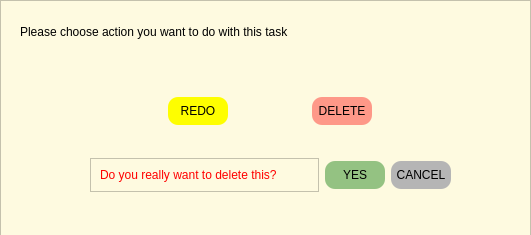
<?xml version="1.0" encoding="UTF-8"?>
<ui version="4.0">
 <class>Dialog</class>
 <widget class="QDialog" name="Dialog">
  <property name="geometry">
   <rect>
    <x>0</x>
    <y>0</y>
    <width>531</width>
    <height>235</height>
   </rect>
  </property>
  <property name="windowTitle">
   <string>Dialog</string>
  </property>
  <widget class="QFrame" name="frame">
   <property name="geometry">
    <rect>
     <x>0</x>
     <y>0</y>
     <width>531</width>
     <height>241</height>
    </rect>
   </property>
   <property name="styleSheet">
    <string notr="true">background-color: rgb(254, 250, 224);</string>
   </property>
   <property name="frameShape">
    <enum>QFrame::StyledPanel</enum>
   </property>
   <property name="frameShadow">
    <enum>QFrame::Raised</enum>
   </property>
   <widget class="QLabel" name="direction">
    <property name="geometry">
     <rect>
      <x>20</x>
      <y>20</y>
      <width>501</width>
      <height>24</height>
     </rect>
    </property>
    <property name="styleSheet">
     <string notr="true">	font: 75 12pt &quot;AvenirNext LT Pro Bold&quot;;
</string>
    </property>
    <property name="text">
     <string>Please choose action you want to do with this task</string>
    </property>
   </widget>
   <widget class="QWidget" name="layoutWidget">
    <property name="geometry">
     <rect>
      <x>90</x>
      <y>70</y>
      <width>361</width>
      <height>151</height>
     </rect>
    </property>
    <layout class="QVBoxLayout" name="verticalLayout">
     <item>
      <layout class="QHBoxLayout" name="option">
       <item>
        <widget class="QPushButton" name="Redo">
         <property name="maximumSize">
          <size>
           <width>60</width>
           <height>28</height>
          </size>
         </property>
         <property name="cursor">
          <cursorShape>PointingHandCursor</cursorShape>
         </property>
         <property name="styleSheet">
          <string notr="true">QPushButton#Redo{
   background-color:rgb(254, 254, 0);
	border-radius: 10px;
}

QPushButton:hover#Redo{
   background-color:rgb(200, 162, 7);
	border-radius: 10px;
	color: rgb(255, 255, 255);
	font: 75 7pt &quot;AvenirNext LT Pro Bold&quot;;
	
}</string>
         </property>
         <property name="text">
          <string>REDO</string>
         </property>
        </widget>
       </item>
       <item>
        <widget class="QPushButton" name="delete_Redo">
         <property name="maximumSize">
          <size>
           <width>60</width>
           <height>28</height>
          </size>
         </property>
         <property name="cursor">
          <cursorShape>PointingHandCursor</cursorShape>
         </property>
         <property name="styleSheet">
          <string notr="true">QPushButton#delete_Redo{
   background-color:rgba(255, 0, 0,100);
	border-radius: 10px;
}

QPushButton:hover#delete_Redo{
   background-color:rgb(212, 0, 0);
	border-radius: 10px;
	color: rgb(255, 255, 255);
	font: 75 7pt &quot;AvenirNext LT Pro Bold&quot;;
	
}</string>
         </property>
         <property name="text">
          <string>DELETE</string>
         </property>
        </widget>
       </item>
      </layout>
     </item>
     <item>
      <layout class="QHBoxLayout" name="confirmationBox">
       <item>
        <widget class="QFrame" name="frame_3">
         <property name="frameShape">
          <enum>QFrame::StyledPanel</enum>
         </property>
         <property name="frameShadow">
          <enum>QFrame::Raised</enum>
         </property>
         <layout class="QHBoxLayout" name="horizontalLayout_3">
          <item>
           <widget class="QLabel" name="confirmation">
            <property name="styleSheet">
             <string notr="true">color: rgb(255, 0, 0);</string>
            </property>
            <property name="text">
             <string>Do you really want to delete this?</string>
            </property>
           </widget>
          </item>
         </layout>
        </widget>
       </item>
       <item>
        <widget class="QPushButton" name="confirm">
         <property name="maximumSize">
          <size>
           <width>60</width>
           <height>28</height>
          </size>
         </property>
         <property name="cursor">
          <cursorShape>PointingHandCursor</cursorShape>
         </property>
         <property name="styleSheet">
          <string notr="true">QPushButton#confirm{
   background-color:rgb(148, 194, 130);
	border-radius: 10px;
}

QPushButton:hover#confirm{
   background-color: rgb(148, 194, 130);
	border-radius: 10px;
	color: rgb(255, 255, 255);
	font: 75 7pt &quot;AvenirNext LT Pro Bold&quot;;
	
}</string>
         </property>
         <property name="text">
          <string>YES</string>
         </property>
        </widget>
       </item>
       <item>
        <widget class="QPushButton" name="cancel">
         <property name="maximumSize">
          <size>
           <width>60</width>
           <height>28</height>
          </size>
         </property>
         <property name="cursor">
          <cursorShape>PointingHandCursor</cursorShape>
         </property>
         <property name="styleSheet">
          <string notr="true">QPushButton#cancel{
   background-color: rgb(181, 181, 181);
	border-radius: 10px;
}

QPushButton:hover#cancel{
   background-color: rgb(181, 181, 181);
	border-radius: 10px;
	color: rgb(255, 255, 255);
	font: 75 7pt &quot;AvenirNext LT Pro Bold&quot;;
	
}</string>
         </property>
         <property name="text">
          <string>CANCEL</string>
         </property>
        </widget>
       </item>
      </layout>
     </item>
    </layout>
   </widget>
  </widget>
 </widget>
 <resources/>
 <connections/>
</ui>
